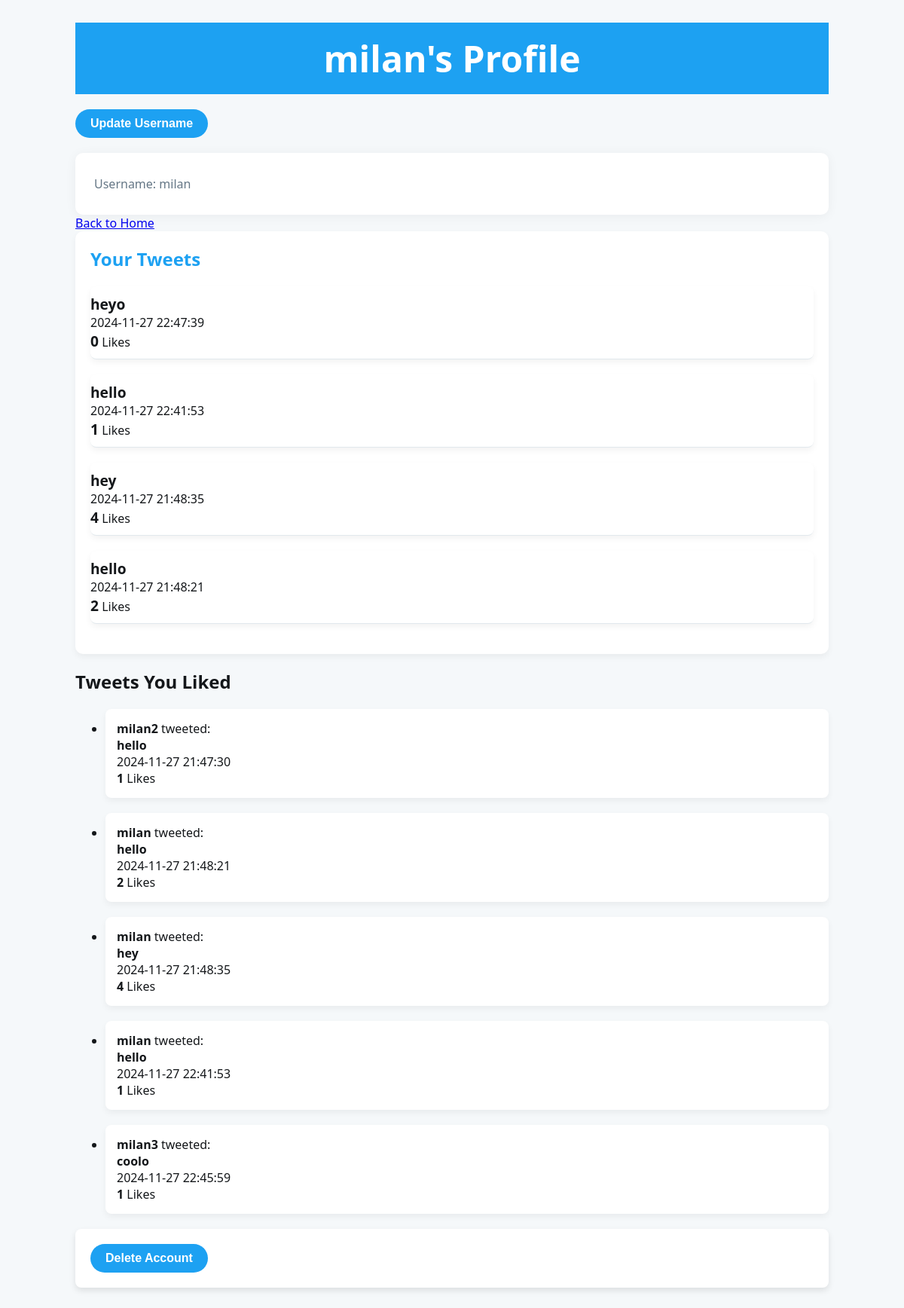
The app's page /profile (signed in), older data.
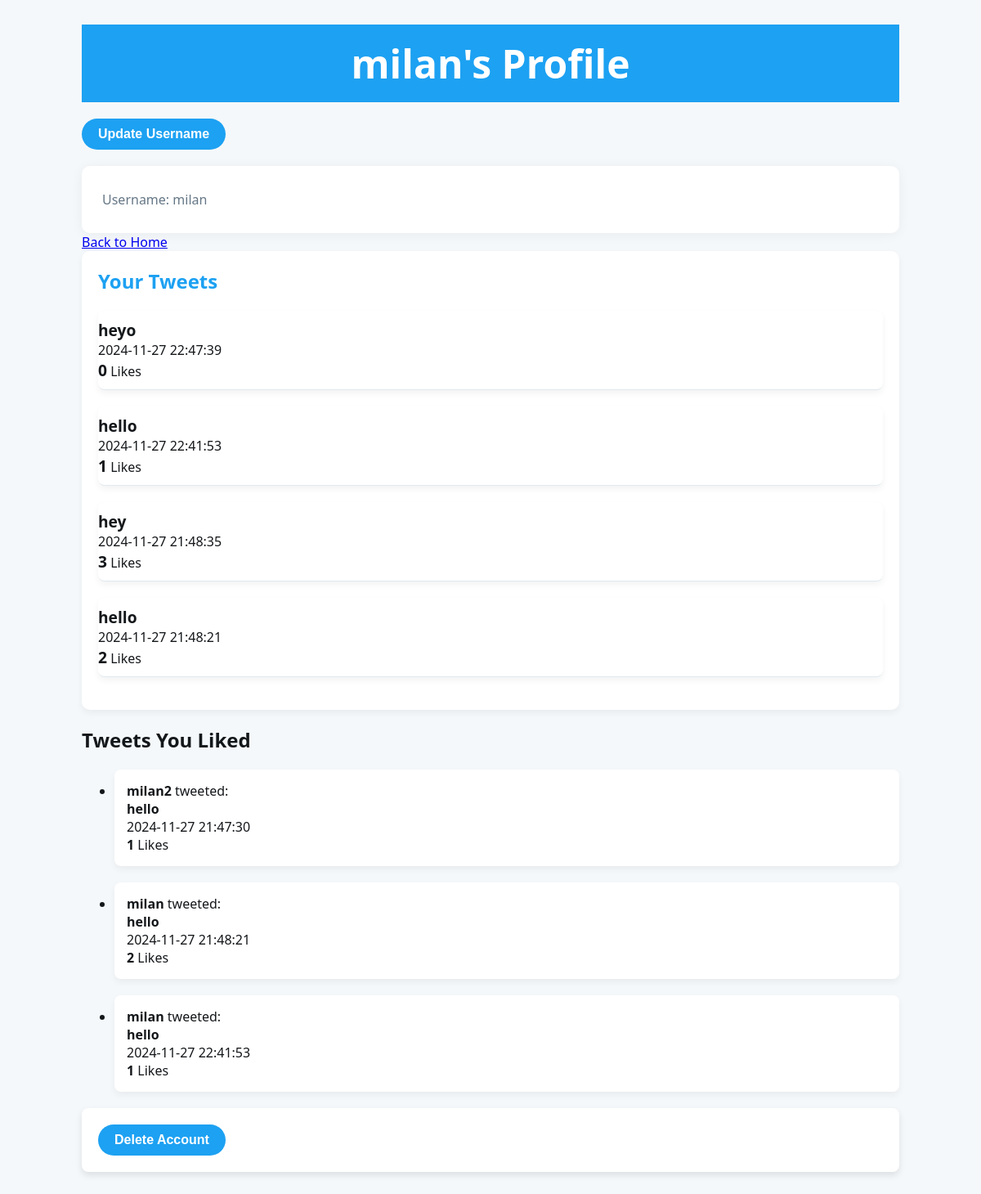
The same page, newer data.
### models.py (models this page shows, shortened)
class User(db.Model):
    id = db.Column(db.Integer, primary_key=True)
    username = db.Column(db.String(80), unique=True, nullable=False)
    password_hash = db.Column(db.String(128), nullable=False)
    tweets = db.relationship(
        'Tweet', backref='user', lazy=True, cascade="all, delete-orphan"
    )
    liked_tweets = db.relationship(
        'Like', backref='user', lazy=True, cascade="all, delete-orphan"
    )

class Tweet(db.Model):
    id = db.Column(db.Integer, primary_key=True)
    content = db.Column(db.String(280), nullable=False)
    user_id = db.Column(db.Integer, db.ForeignKey('user.id'), nullable=False)
    created_at = db.Column(db.DateTime, default=datetime.utcnow)
    like_count = db.Column(db.Integer, default=0)  # Number of likes
    likes = db.relationship(
        'Like', backref='tweet', lazy=True, cascade="all, delete-orphan"
    )

### main.py (the view)
@app.route('/profile')
def profile():
    if 'user_id' not in session:
        return redirect(url_for('login'))
    user_id = session['user_id']
    username = session['username']
    db_posts = Tweet.query.filter_by(user_id=user_id).order_by(Tweet.created_at.desc()).all()
    liked_tweets = db.session.query(Tweet, User.username).join(Like, Like.tweet_id == Tweet.id).join(User, User.id == Tweet.user_id).filter(Like.user_id == user_id).all()
    return render_template('profile.html', user={'username': username}, posts=db_posts, liked_tweets=liked_tweets)

### templates/profile.html (shortened to what this page needs)
<!DOCTYPE html>
<html lang="en">
<head>
    <link rel="stylesheet" href="{{ url_for('static', filename='styles.css') }}">
</head>
<body>
    <div class="container">
        <header>
            <h1>{{ user['username'] }}'s Profile</h1>
        </header>
        <section class="update-username">
            <button onclick="toggleUsernameForm()" class="btn2">Update Username</button>
        </section>
        <section class="profile-info">
            <p>Username: {{ user['username'] }}</p>
        </section>
        <a href="{{ url_for('home') }}" class="btn">Back to Home</a>
        <section class="tweet-feed">
            <h2>Your Tweets</h2>
            {% if posts %}
            <ul>
                {% for post in posts %}
                <li class="tweet">
                    <strong>{{ post.content }}</strong>
                    <p>{{ post.created_at.strftime('%Y-%m-%d %H:%M:%S') }}</p>
                    <p><strong>{{ post.like_count }}</strong> Likes</p>
                </li>
                {% endfor %}
            </ul>
            {% else %}
            <p>No tweets available.</p>
            {% endif %}
        </section>
        <section class="liked-tweets">
            <h2>Tweets You Liked</h2>
            {% if liked_tweets %}
            <ul>
                {% for tweet, username in liked_tweets %}
                <li class="tweet">
                    <p><strong>{{ username }}</strong> tweeted:</p>
                    <strong>{{ tweet.content }}</strong>
                    <p>{{ tweet.created_at.strftime('%Y-%m-%d %H:%M:%S') }}</p>
                    <p><strong>{{ tweet.like_count }}</strong> Likes</p>
                </li>
                {% endfor %}
            </ul>
            {% else %}
            <p>You have not liked any tweets yet.</p>
            {% endif %}
        </section>
        <section class="delete-account">
            <form action="{{ url_for('delete_account') }}" method="POST">
                <button type="submit" class="btn2" onclick="return confirm('Are you sure you want to delete your account? This action cannot be undone.')">
                    Delete Account
                </button>
            </form>
        </section>
    </div>
</body>
</html>

### static/styles.css (style rules this page uses)
body { font-family: 'Segoe UI', Tahoma, Geneva, Verdana, sans-serif; background-color: #e6ecf0; color: #14171a; margin: 0; padding: 0; }
.container { width: 100%; max-width: 900px; margin: 0 auto; padding: 20px; }
header { background-color: #1da1f2; color: white; padding: 15px 0; text-align: center; font-size: 24px; font-weight: bold; }
h1 { margin: 0; }
form { background-color: #ffffff; padding: 20px; border-radius: 8px; box-shadow: 0 4px 8px rgba(0, 0, 0, 0.1); margin-top: 20px; }
form button { background-color: #1da1f2; color: #ffffff; padding: 10px 20px; border: none; border-radius: 5px; font-size: 16px; cursor: pointer; }
.profile-info { background-color: #ffffff; padding: 25px; border-radius: 10px; box-shadow: 0 4px 8px rgba(0, 0, 0, 0.1); }
.profile-info p { margin: 5px 0; color: #657786; }
.tweet { background-color: #ffffff; padding: 15px; margin-bottom: 20px; border-radius: 8px; box-shadow: 0 4px 8px rgba(0, 0, 0, 0.05); }
.tweet p { margin: 0; font-size: 16px; }
body { background-color: #f5f8fa; color: #14171a; }
.container { max-width: 1000px; margin: 0 auto; padding: 30px; }
header { text-align: center; margin-bottom: 20px; }
.profile-info { background-color: #ffffff; padding: 25px; margin-top: 20px; border-radius: 10px; box-shadow: 0 2px 15px rgba(0, 0, 0, 0.05); }
.tweet-feed { background-color: #ffffff; padding: 20px; border-radius: 10px; box-shadow: 0 4px 8px rgba(0, 0, 0, 0.05); }
.tweet-feed h2 { margin-top: 0; color: #1da1f2; }
.tweet-feed ul { list-style-type: none; padding: 0; }
.tweet-feed ul li { border-bottom: 1px solid #e1e8ed; padding: 10px 0; }
.tweet-feed ul li strong { font-size: 1.2em; color: #14171a; }
.btn2 { background-color: #1DA1F2; color: white; padding: 10px 20px; border: none; cursor: pointer; border-radius: 25px; font-size: 16px; transition: background-color 0.2s ease; font-weight: 600; }

Row changes from the older to the newer data that the page shows:
no longer on one of the page's lists (row edited): Tweet: username "milan", content "hey", created_at "2024-11-27 21:48:35", like_count "4"
removed Tweet: username "milan3", content "coolo", created_at "2024-11-27 22:45:59", like_count "1", shown under "Tweets You Liked"
changed Tweet "hey": like_count "4" → "3"
